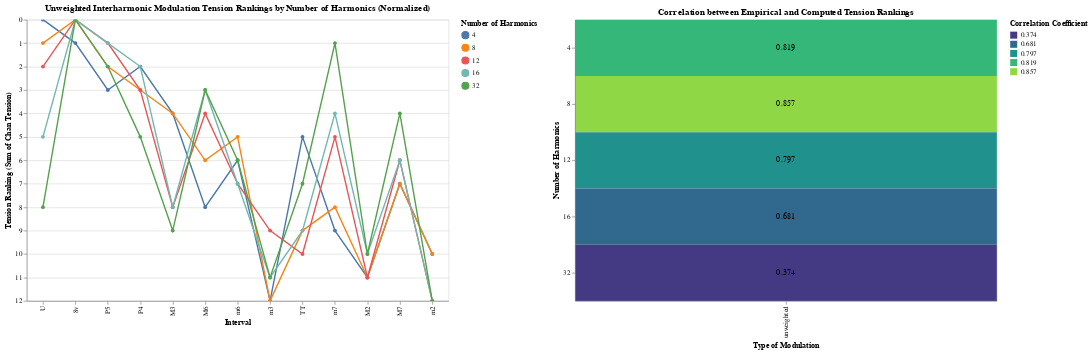

The cell this chart's notebook holds for it:
### Markdown cell above
## Same case, including limit

### Code cell
big_df, corr_df = compute_interharmonic_tension_ranking_and_correlation(number_of_harmonics_ranges=[4,8,12,16,32],apply_weights_to_harmonics=True,limit_delta_frequency=True,include_lower_bound=True,empirical_ranking=empirical_ranking)
ranking_linear_plot, corr_heatmap = plot_normalized_interharmonic_plots_correlation_chan(big_df,corr_df,empirical_ranking=empirical_ranking)
(ranking_linear_plot | corr_heatmap).resolve_scale(color='independent').resolve_legend(color='independent')

### Figure 1 — Vega-Lite specification as saved in the notebook (floating-point values rounded to 4 significant figures)
{"config": {"view": {"continuousWidth": 300, "continuousHeight": 300}}, "hconcat": [{"data": {"name": "data-ceac6f0fb70ca3b5dcdce0129160b7e1"}, "mark": {"type": "line", "point": true}, "encoding": {"color": {"field": "number_of_harmonics", "title": "Number of Harmonics", "type": "nominal"}, "tooltip": [{"field": "interval", "type": "nominal"}, {"field": "tension_ranking", "type": "quantitative"}, {"field": "number_of_harmonics", "type": "quantitative"}], "x": {"field": "interval", "sort": ["U", "8v", "P5", "P4", "M3", "M6", "m6", "m3", "TT", "m7", "M2", "M7", "m2"], "title": "Interval", "type": "nominal"}, "y": {"field": "tension_ranking", "scale": {"reverse": true}, "title": "Tension Ranking (Sum of Chan Tension)", "type": "quantitative"}}, "height": 400, "name": "view_10", "title": "Unweighted Interharmonic Modulation Tension Rankings by Number of Harmonics (Normalized)", "width": 600}, {"layer": [{"mark": {"type": "rect"}, "encoding": {"color": {"field": "correlation_coefficient", "scale": {"scheme": "viridis"}, "title": "Correlation Coefficient", "type": "nominal"}, "tooltip": [{"field": "number_of_harmonics", "type": "quantitative"}, {"field": "correlation_coefficient", "type": "quantitative"}, {"field": "type_of_modulation", "type": "nominal"}], "x": {"field": "type_of_modulation", "title": "Type of Modulation", "type": "nominal"}, "y": {"field": "number_of_harmonics", "title": "Number of Harmonics", "type": "ordinal"}}, "name": "view_9", "title": "Correlation between Empirical and Computed Tension Rankings"}, {"mark": {"type": "text", "baseline": "middle", "color": "black"}, "encoding": {"text": {"field": "correlation_coefficient", "type": "nominal"}, "x": {"field": "type_of_modulation", "type": "nominal"}, "y": {"field": "number_of_harmonics", "type": "ordinal"}}}], "data": {"name": "data-c857755fc5ad65a39f40f891a4b2b299"}, "height": 400, "width": 600}], "params": [{"name": "param_13", "select": {"type": "interval", "encodings": ["x", "y"]}, "bind": "scales", "views": ["view_10"]}, {"name": "param_14", "select": {"type": "interval", "encodings": ["x", "y"]}, "bind": "scales", "views": ["view_9"]}], "resolve": {"legend": {"color": "independent"}, "scale": {"color": "independent"}}, "$schema": "https://vega.github.io/schema/vega-lite/v5.20.1.json", "datasets": {"data-ceac6f0fb70ca3b5dcdce0129160b7e1": [{"interval": "U", "tension_ranking_sum": 0, "number_of_harmonics": 4, "tension_ranking": 0}, {"interval": "8v", "tension_ranking_sum": 0, "number_of_harmonics": 4, "tension_ranking": 1}, {"interval": "P4", "tension_ranking_sum": 1, "number_of_harmonics": 4, "tension_ranking": 2}, {"interval": "P5", "tension_ranking_sum": 1, "number_of_harmonics": 4, "tension_ranking": 3}, {"interval": "M3", "tension_ranking_sum": 2, "number_of_harmonics": 4, "tension_ranking": 4}, {"interval": "TT", "tension_ranking_sum": 2, "number_of_harmonics": 4, "tension_ranking": 5}, {"interval": "m6", "tension_ranking_sum": 2, "number_of_harmonics": 4, "tension_ranking": 6}, {"interval": "M7", "tension_ranking_sum": 2, "number_of_harmonics": 4, "tension_ranking": 7}, {"interval": "M6", "tension_ranking_sum": 3, "number_of_harmonics": 4, "tension_ranking": 8}, {"interval": "m7", "tension_ranking_sum": 3, "number_of_harmonics": 4, "tension_ranking": 9}, {"interval": "m2", "tension_ranking_sum": 4, "number_of_harmonics": 4, "tension_ranking": 10}, {"interval": "M2", "tension_ranking_sum": 5, "number_of_harmonics": 4, "tension_ranking": 11}, {"interval": "m3", "tension_ranking_sum": 5, "number_of_harmonics": 4, "tension_ranking": 12}, {"interval": "8v", "tension_ranking_sum": 2, "number_of_harmonics": 8, "tension_ranking": 0}, {"interval": "U", "tension_ranking_sum": 4, "number_of_harmonics": 8, "tension_ranking": 1}, {"interval": "P5", "tension_ranking_sum": 4, "number_of_harmonics": 8, "tension_ranking": 2}, {"interval": "P4", "tension_ranking_sum": 5, "number_of_harmonics": 8, "tension_ranking": 3}, {"interval": "M3", "tension_ranking_sum": 6, "number_of_harmonics": 8, "tension_ranking": 4}, {"interval": "m6", "tension_ranking_sum": 6, "number_of_harmonics": 8, "tension_ranking": 5}, {"interval": "M6", "tension_ranking_sum": 6, "number_of_harmonics": 8, "tension_ranking": 6}, {"interval": "M7", "tension_ranking_sum": 6, "number_of_harmonics": 8, "tension_ranking": 7}, {"interval": "m7", "tension_ranking_sum": 7, "number_of_harmonics": 8, "tension_ranking": 8}, {"interval": "TT", "tension_ranking_sum": 8, "number_of_harmonics": 8, "tension_ranking": 9}, {"interval": "m2", "tension_ranking_sum": 11, "number_of_harmonics": 8, "tension_ranking": 10}, {"interval": "M2", "tension_ranking_sum": 11, "number_of_harmonics": 8, "tension_ranking": 11}, {"interval": "m3", "tension_ranking_sum": 11, "number_of_harmonics": 8, "tension_ranking": 12}, {"interval": "8v", "tension_ranking_sum": 6, "number_of_harmonics": 12, "tension_ranking": 0}, {"interval": "P5", "tension_ranking_sum": 8, "number_of_harmonics": 12, "tension_ranking": 1}, {"interval": "U", "tension_ranking_sum": 10, "number_of_harmonics": 12, "tension_ranking": 2}, {"interval": "P4", "tension_ranking_sum": 10, "number_of_harmonics": 12, "tension_ranking": 3}, {"interval": "M6", "tension_ranking_sum": 11, "number_of_harmonics": 12, "tension_ranking": 4}, {"interval": "m7", "tension_ranking_sum": 12, "number_of_harmonics": 12, "tension_ranking": 5}, {"interval": "M7", "tension_ranking_sum": 12, "number_of_harmonics": 12, "tension_ranking": 6}, {"interval": "m6", "tension_ranking_sum": 13, "number_of_harmonics": 12, "tension_ranking": 7}, {"interval": "M3", "tension_ranking_sum": 14, "number_of_harmonics": 12, "tension_ranking": 8}, {"interval": "m3", "tension_ranking_sum": 17, "number_of_harmonics": 12, "tension_ranking": 9}, {"interval": "TT", "tension_ranking_sum": 17, "number_of_harmonics": 12, "tension_ranking": 10}, {"interval": "M2", "tension_ranking_sum": 18, "number_of_harmonics": 12, "tension_ranking": 11}, {"interval": "m2", "tension_ranking_sum": 23, "number_of_harmonics": 12, "tension_ranking": 12}, {"interval": "8v", "tension_ranking_sum": 11, "number_of_harmonics": 16, "tension_ranking": 0}, {"interval": "P5", "tension_ranking_sum": 15, "number_of_harmonics": 16, "tension_ranking": 1}, {"interval": "P4", "tension_ranking_sum": 16, "number_of_harmonics": 16, "tension_ranking": 2}, {"interval": "M6", "tension_ranking_sum": 18, "number_of_harmonics": 16, "tension_ranking": 3}, {"interval": "m7", "tension_ranking_sum": 18, "number_of_harmonics": 16, "tension_ranking": 4}, {"interval": "U", "tension_ranking_sum": 20, "number_of_harmonics": 16, "tension_ranking": 5}, {"interval": "M7", "tension_ranking_sum": 20, "number_of_harmonics": 16, "tension_ranking": 6}, {"interval": "m6", "tension_ranking_sum": 22, "number_of_harmonics": 16, "tension_ranking": 7}, {"interval": "M3", "tension_ranking_sum": 25, "number_of_harmonics": 16, "tension_ranking": 8}, {"interval": "TT", "tension_ranking_sum": 26, "number_of_harmonics": 16, "tension_ranking": 9}, {"interval": "M2", "tension_ranking_sum": 27, "number_of_harmonics": 16, "tension_ranking": 10}, {"interval": "m3", "tension_ranking_sum": 28, "number_of_harmonics": 16, "tension_ranking": 11}, {"interval": "m2", "tension_ranking_sum": 35, "number_of_harmonics": 16, "tension_ranking": 12}, {"interval": "8v", "tension_ranking_sum": 51, "number_of_harmonics": 32, "tension_ranking": 0}, {"interval": "m7", "tension_ranking_sum": 58, "number_of_harmonics": 32, "tension_ranking": 1}, {"interval": "P5", "tension_ranking_sum": 64, "number_of_harmonics": 32, "tension_ranking": 2}, {"interval": "M6", "tension_ranking_sum": 66, "number_of_harmonics": 32, "tension_ranking": 3}, {"interval": "M7", "tension_ranking_sum": 69, "number_of_harmonics": 32, "tension_ranking": 4}, {"interval": "P4", "tension_ranking_sum": 71, "number_of_harmonics": 32, "tension_ranking": 5}, {"interval": "m6", "tension_ranking_sum": 73, "number_of_harmonics": 32, "tension_ranking": 6}, {"interval": "TT", "tension_ranking_sum": 83, "number_of_harmonics": 32, "tension_ranking": 7}, {"interval": "U", "tension_ranking_sum": 88, "number_of_harmonics": 32, "tension_ranking": 8}, {"interval": "M3", "tension_ranking_sum": 89, "number_of_harmonics": 32, "tension_ranking": 9}, {"interval": "M2", "tension_ranking_sum": 90, "number_of_harmonics": 32, "tension_ranking": 10}, {"interval": "m3", "tension_ranking_sum": 98, "number_of_harmonics": 32, "tension_ranking": 11}, {"interval": "m2", "tension_ranking_sum": 117, "number_of_harmonics": 32, "tension_ranking": 12}], "data-c857755fc5ad65a39f40f891a4b2b299": [{"number_of_harmonics": 4, "correlation_coefficient": 0.819, "type_of_modulation": "unweighted"}, {"number_of_harmonics": 8, "correlation_coefficient": 0.857, "type_of_modulation": "unweighted"}, {"number_of_harmonics": 12, "correlation_coefficient": 0.797, "type_of_modulation": "unweighted"}, {"number_of_harmonics": 16, "correlation_coefficient": 0.681, "type_of_modulation": "unweighted"}, {"number_of_harmonics": 32, "correlation_coefficient": 0.374, "type_of_modulation": "unweighted"}]}}
